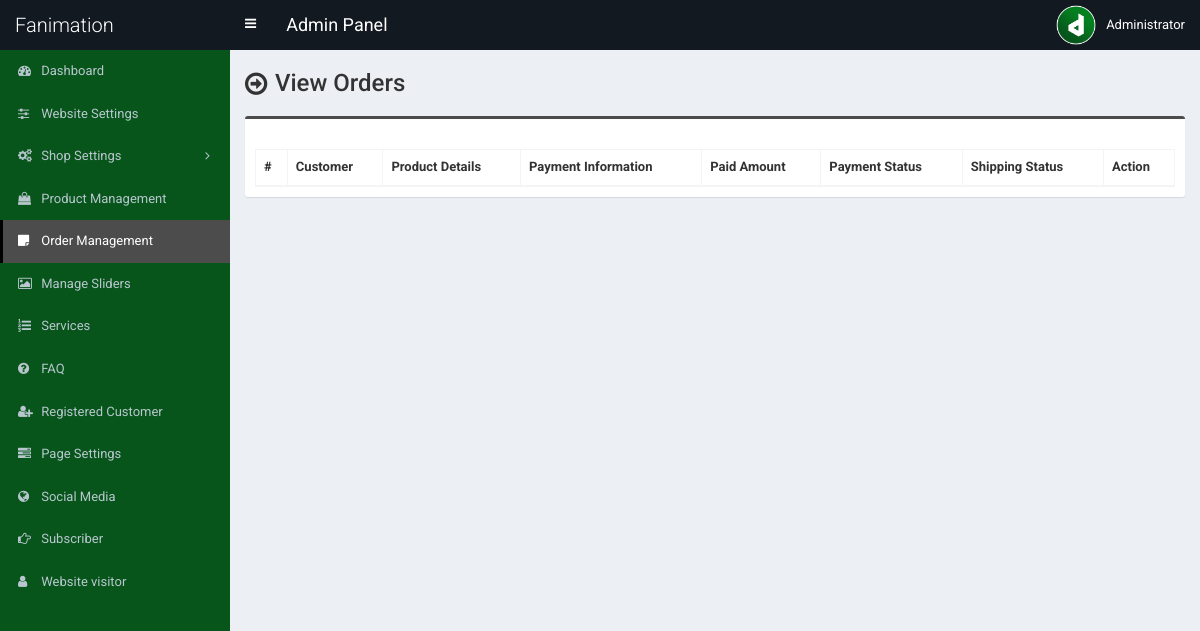
The page /admin/order.php (signed in) on the database as committed earlier.
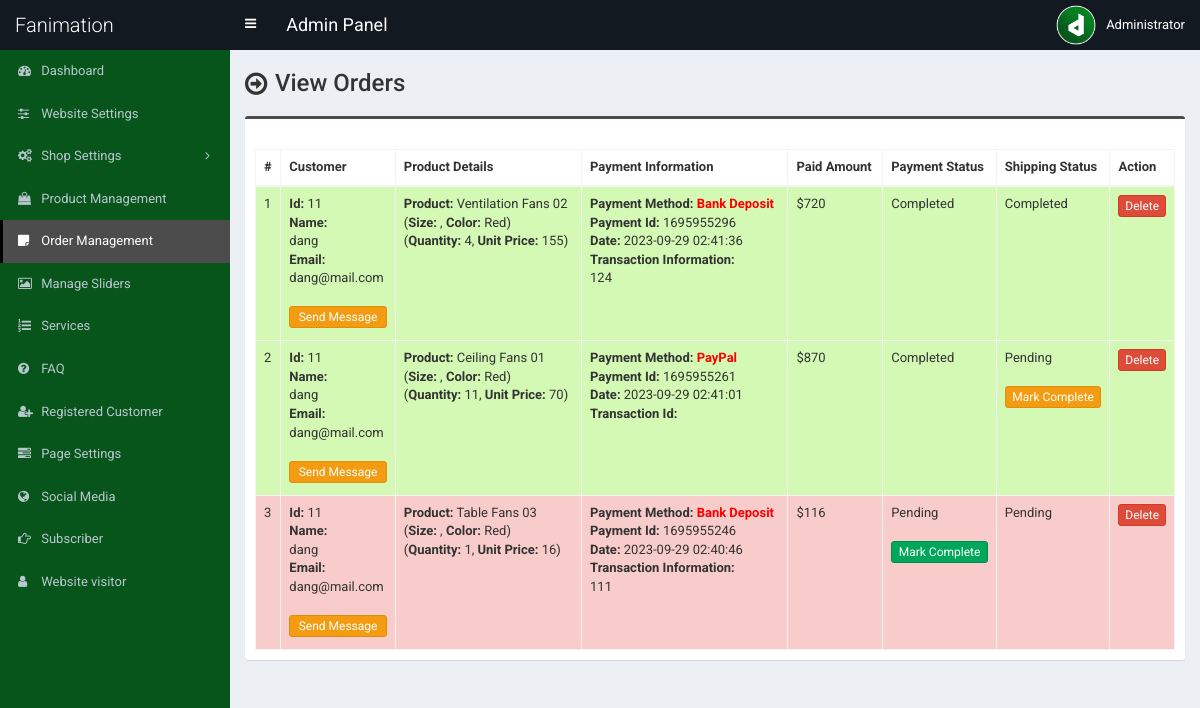
The same page on the database as committed later.
### tables this page shows
CREATE TABLE `tbl_payment` (
  `id` int(11) NOT NULL,
  `customer_id` int(11) NOT NULL,
  `customer_name` varchar(255) NOT NULL,
  `customer_email` varchar(255) NOT NULL,
  `payment_date` varchar(50) NOT NULL,
  `txnid` varchar(255) NOT NULL,
  `paid_amount` int(11) NOT NULL,
  `card_number` varchar(50) NOT NULL,
  `card_cvv` varchar(10) NOT NULL,
  `card_month` varchar(10) NOT NULL,
  `card_year` varchar(10) NOT NULL,
  `bank_transaction_info` text NOT NULL,
  `payment_method` varchar(20) NOT NULL,
  `payment_status` varchar(25) NOT NULL,
  `shipping_status` varchar(20) NOT NULL,
  `payment_id` varchar(255) NOT NULL
);

CREATE TABLE `tbl_order` (
  `id` int(11) NOT NULL,
  `product_id` int(11) NOT NULL,
  `product_name` varchar(255) NOT NULL,
  `size` varchar(100) NOT NULL,
  `color` varchar(100) NOT NULL,
  `quantity` varchar(50) NOT NULL,
  `unit_price` varchar(50) NOT NULL,
  `payment_id` varchar(255) NOT NULL
);

### admin/order.php (the view, shortened to what the changed rows need)
<?php require_once('header.php'); ?>
<section class="content-header">
	<div class="content-header-left">
		<h1>View Orders</h1>
	</div>
</section>
<section class="content">
  <div class="row">
    <div class="col-md-12">
      <div class="box box-info">
        <div class="box-body table-responsive">
          <table id="example1" class="table table-bordered table-hover table-striped">
			<thead>
			    <tr>
			        <th>#</th>
                    <th>Customer</th>
			        <th>Product Details</th>
                    <th>
                    	Payment Information
                    </th>
                    <th>Paid Amount</th>
                    <th>Payment Status</th>
                    <th>Shipping Status</th>
			        <th>Action</th>
			    </tr>
			</thead>
            <tbody>
            	<?php
            	$i=0;
            	$statement = $pdo->prepare("SELECT * FROM tbl_payment ORDER by id DESC");
            	$statement->execute();
            	$result = $statement->fetchAll(PDO::FETCH_ASSOC);
            	foreach ($result as $row) {
            		$i++;
            		?>
					<tr class="<?php if($row['payment_status']=='Pending'){echo 'bg-r';}else{echo 'bg-g';} ?>">
	                    <td><?php echo $i; ?></td>
	                    <td>
                            <b>Id:</b> <?php echo $row['customer_id']; ?><br>
                            <b>Name:</b><br> <?php echo $row['customer_name']; ?><br>
                            <b>Email:</b><br> <?php echo $row['customer_email']; ?><br><br>
                            <a href="#" data-toggle="modal" data-target="#model-<?php echo $i; ?>"class="btn btn-warning btn-xs" style="width:100%;margin-bottom:4px;">Send Message</a>
                        </td>
                        <td>
                           <?php
                           $statement1 = $pdo->prepare("SELECT * FROM tbl_order WHERE payment_id=?");
                           $statement1->execute(array($row['payment_id']));
                           $result1 = $statement1->fetchAll(PDO::FETCH_ASSOC);
                           foreach ($result1 as $row1) {
                                echo '<b>Product:</b> '.$row1['product_name'];
                                echo '<br>(<b>Size:</b> '.$row1['size'];
                                echo ', <b>Color:</b> '.$row1['color'].')';
                                echo '<br>(<b>Quantity:</b> '.$row1['quantity'];
                                echo ', <b>Unit Price:</b> '.$row1['unit_price'].')';
                                echo '<br><br>';
                           }
                           ?>
                        </td>
                        <td>
                        	<?php if($row['payment_method'] == 'PayPal'): ?>
                        		<b>Payment Method:</b> <?php echo '<span style="color:red;"><b>'.$row['payment_method'].'</b></span>'; ?><br>
                        		<b>Payment Id:</b> <?php echo $row['payment_id']; ?><br>
                        		<b>Date:</b> <?php echo $row['payment_date']; ?><br>
                        		<b>Transaction Id:</b> <?php echo $row['txnid']; ?><br>
                        	<?php elseif($row['payment_method'] == 'Bank Deposit'): ?>
                        		<b>Payment Method:</b> <?php echo '<span style="color:red;"><b>'.$row['payment_method'].'</b></span>'; ?><br>
                        		<b>Payment Id:</b> <?php echo $row['payment_id']; ?><br>
								<b>Date:</b> <?php echo $row['payment_date']; ?><br>
                        		<b>Transaction Information:</b> <br><?php echo $row['bank_transaction_info']; ?><br>
                        	<?php endif; ?>
                        </td>
                        <td>$<?php echo $row['paid_amount']; ?></td>
                        <td>
                            <?php echo $row['payment_status']; ?>
                            <br><br>
                            <?php
                                if($row['payment_status']=='Pending'){
                                    ?>
                                    <a href="order-change-status.php?id=<?php echo $row['id']; ?>&task=Completed" class="btn btn-success btn-xs" style="width:100%;margin-bottom:4px;">Mark Complete</a>
                                    <?php
                                }
                            ?>
                        </td>
                        <td>
                            <?php echo $row['shipping_status']; ?>
                            <br><br>
                            <?php
                            if($row['payment_status']=='Completed') {
                                if($row['shipping_status']=='Pending'){
                                    ?>
                                    <a href="shipping-change-status.php?id=<?php echo $row['id']; ?>&task=Completed" class="btn btn-warning btn-xs" style="width:100%;margin-bottom:4px;">Mark Complete</a>
                                    <?php
                                }
                            }
                            ?>
                        </td>
	                    <td>
                            <a href="#" class="btn btn-danger btn-xs" data-href="order-delete.php?id=<?php echo $row['id']; ?>" data-toggle="modal" data-target="#confirm-delete" style="width:100%;">Delete</a>
	                    </td>
	                </tr>
            		<?php
            	}
            	?>
            </tbody>
          </table>
        </div>
      </div>
</section>
<?php require_once('footer.php'); ?>

Rows that differ between the two databases and show on the page:
added tbl_payment: customer "11", customer_name "dang", customer_email "dang@mail.com", payment_method "Bank Deposit", payment "1695955296", payment_date "2023-09-29 02:41:36", bank_transaction_info "124", paid_amount "720", payment_status "Completed", shipping_status "Completed"
added tbl_order: product_name "Ventilation Fans 02", color "Red", quantity "4", unit_price "155", shown under "11"
added tbl_payment: customer "11", customer_name "dang", customer_email "dang@mail.com", payment_method "PayPal", payment "1695955261", payment_date "2023-09-29 02:41:01", paid_amount "870", payment_status "Completed", shipping_status "Pending"
added tbl_order: product_name "Ceiling Fans 01", color "Red", quantity "11", unit_price "70"
added tbl_payment: customer "11", customer_name "dang", customer_email "dang@mail.com", payment_method "Bank Deposit", payment "1695955246", payment_date "2023-09-29 02:40:46", bank_transaction_info "111", paid_amount "116", payment_status "Pending", shipping_status "Pending"
added tbl_order: product_name "Table Fans 03", color "Red", quantity "1", unit_price "16", shown under "11"
